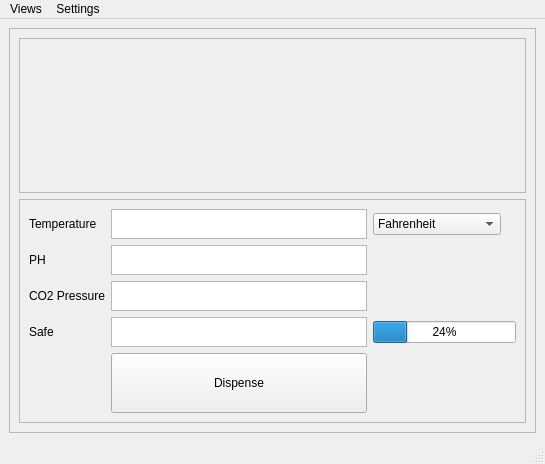
<?xml version="1.0" encoding="UTF-8"?>
<ui version="4.0">
 <class>MainWindow</class>
 <widget class="QMainWindow" name="MainWindow">
  <property name="geometry">
   <rect>
    <x>0</x>
    <y>0</y>
    <width>545</width>
    <height>464</height>
   </rect>
  </property>
  <property name="sizePolicy">
   <sizepolicy hsizetype="Preferred" vsizetype="Preferred">
    <horstretch>0</horstretch>
    <verstretch>0</verstretch>
   </sizepolicy>
  </property>
  <property name="windowTitle">
   <string>MainWindow</string>
  </property>
  <property name="windowIcon">
   <iconset resource="ui/icons.qrc">
    <normaloff>:/images/images/ST_v4 icon transparent small.png</normaloff>:/images/images/ST_v4 icon transparent small.png</iconset>
  </property>
  <widget class="QWidget" name="centralwidget">
   <layout class="QGridLayout" name="gridLayout">
    <item row="0" column="0">
     <widget class="QFrame" name="frame">
      <property name="frameShape">
       <enum>QFrame::StyledPanel</enum>
      </property>
      <property name="frameShadow">
       <enum>QFrame::Raised</enum>
      </property>
      <layout class="QVBoxLayout" name="verticalLayout">
       <item>
        <widget class="QFrame" name="frame_3">
         <property name="frameShape">
          <enum>QFrame::StyledPanel</enum>
         </property>
         <property name="frameShadow">
          <enum>QFrame::Raised</enum>
         </property>
         <layout class="QGridLayout" name="gridLayout_2">
          <item row="0" column="0">
           <widget class="QLabel" name="label_main_logo">
            <property name="sizePolicy">
             <sizepolicy hsizetype="Expanding" vsizetype="Expanding">
              <horstretch>0</horstretch>
              <verstretch>0</verstretch>
             </sizepolicy>
            </property>
            <property name="minimumSize">
             <size>
              <width>10</width>
              <height>60</height>
             </size>
            </property>
            <property name="text">
             <string/>
            </property>
            <property name="pixmap">
             <pixmap resource="ui/icons.qrc">:/images/images/CropTopST Blue words.png</pixmap>
            </property>
            <property name="scaledContents">
             <bool>true</bool>
            </property>
           </widget>
          </item>
         </layout>
        </widget>
       </item>
       <item>
        <widget class="QFrame" name="frame_2">
         <property name="frameShape">
          <enum>QFrame::StyledPanel</enum>
         </property>
         <property name="frameShadow">
          <enum>QFrame::Raised</enum>
         </property>
         <layout class="QGridLayout" name="gridLayout_3">
          <item row="1" column="0">
           <widget class="QLabel" name="label_ph">
            <property name="sizePolicy">
             <sizepolicy hsizetype="Preferred" vsizetype="Fixed">
              <horstretch>0</horstretch>
              <verstretch>0</verstretch>
             </sizepolicy>
            </property>
            <property name="text">
             <string>PH</string>
            </property>
           </widget>
          </item>
          <item row="4" column="1">
           <widget class="QPushButton" name="dispense_button">
            <property name="minimumSize">
             <size>
              <width>0</width>
              <height>60</height>
             </size>
            </property>
            <property name="maximumSize">
             <size>
              <width>16777215</width>
              <height>60</height>
             </size>
            </property>
            <property name="text">
             <string>Dispense</string>
            </property>
           </widget>
          </item>
          <item row="0" column="1">
           <widget class="QPlainTextEdit" name="temp_text_out">
            <property name="sizePolicy">
             <sizepolicy hsizetype="Expanding" vsizetype="Fixed">
              <horstretch>0</horstretch>
              <verstretch>0</verstretch>
             </sizepolicy>
            </property>
            <property name="minimumSize">
             <size>
              <width>60</width>
              <height>30</height>
             </size>
            </property>
            <property name="maximumSize">
             <size>
              <width>16777215</width>
              <height>30</height>
             </size>
            </property>
            <property name="readOnly">
             <bool>true</bool>
            </property>
           </widget>
          </item>
          <item row="0" column="2">
           <widget class="QComboBox" name="comboBox_temp">
            <property name="minimumSize">
             <size>
              <width>128</width>
              <height>0</height>
             </size>
            </property>
            <property name="maximumSize">
             <size>
              <width>128</width>
              <height>16777215</height>
             </size>
            </property>
            <item>
             <property name="text">
              <string>Fahrenheit</string>
             </property>
            </item>
            <item>
             <property name="text">
              <string>Celsius</string>
             </property>
            </item>
           </widget>
          </item>
          <item row="0" column="0">
           <widget class="QLabel" name="label_temp">
            <property name="sizePolicy">
             <sizepolicy hsizetype="Preferred" vsizetype="Fixed">
              <horstretch>0</horstretch>
              <verstretch>0</verstretch>
             </sizepolicy>
            </property>
            <property name="text">
             <string>Temperature</string>
            </property>
           </widget>
          </item>
          <item row="1" column="1">
           <widget class="QPlainTextEdit" name="ph_text_out">
            <property name="sizePolicy">
             <sizepolicy hsizetype="Expanding" vsizetype="Fixed">
              <horstretch>0</horstretch>
              <verstretch>0</verstretch>
             </sizepolicy>
            </property>
            <property name="minimumSize">
             <size>
              <width>60</width>
              <height>30</height>
             </size>
            </property>
            <property name="maximumSize">
             <size>
              <width>16777215</width>
              <height>30</height>
             </size>
            </property>
            <property name="readOnly">
             <bool>true</bool>
            </property>
           </widget>
          </item>
          <item row="3" column="0">
           <widget class="QLabel" name="label_safe">
            <property name="sizePolicy">
             <sizepolicy hsizetype="Preferred" vsizetype="Fixed">
              <horstretch>0</horstretch>
              <verstretch>0</verstretch>
             </sizepolicy>
            </property>
            <property name="text">
             <string>Safe</string>
            </property>
           </widget>
          </item>
          <item row="3" column="1">
           <widget class="QPlainTextEdit" name="safe_state_text_out">
            <property name="sizePolicy">
             <sizepolicy hsizetype="Expanding" vsizetype="Fixed">
              <horstretch>0</horstretch>
              <verstretch>0</verstretch>
             </sizepolicy>
            </property>
            <property name="minimumSize">
             <size>
              <width>60</width>
              <height>30</height>
             </size>
            </property>
            <property name="maximumSize">
             <size>
              <width>16777215</width>
              <height>30</height>
             </size>
            </property>
            <property name="readOnly">
             <bool>true</bool>
            </property>
           </widget>
          </item>
          <item row="2" column="0">
           <widget class="QLabel" name="label_co2">
            <property name="sizePolicy">
             <sizepolicy hsizetype="Preferred" vsizetype="Fixed">
              <horstretch>0</horstretch>
              <verstretch>0</verstretch>
             </sizepolicy>
            </property>
            <property name="text">
             <string>CO2 Pressure</string>
            </property>
           </widget>
          </item>
          <item row="2" column="1">
           <widget class="QPlainTextEdit" name="co2_text_out">
            <property name="sizePolicy">
             <sizepolicy hsizetype="Expanding" vsizetype="Fixed">
              <horstretch>0</horstretch>
              <verstretch>0</verstretch>
             </sizepolicy>
            </property>
            <property name="minimumSize">
             <size>
              <width>60</width>
              <height>30</height>
             </size>
            </property>
            <property name="maximumSize">
             <size>
              <width>16777215</width>
              <height>30</height>
             </size>
            </property>
            <property name="readOnly">
             <bool>true</bool>
            </property>
           </widget>
          </item>
          <item row="3" column="2">
           <widget class="QProgressBar" name="safe_state_progress_bar">
            <property name="value">
             <number>24</number>
            </property>
           </widget>
          </item>
         </layout>
        </widget>
       </item>
      </layout>
     </widget>
    </item>
   </layout>
  </widget>
  <widget class="QMenuBar" name="menubar">
   <property name="geometry">
    <rect>
     <x>0</x>
     <y>0</y>
     <width>545</width>
     <height>24</height>
    </rect>
   </property>
   <widget class="QMenu" name="menuViews">
    <property name="title">
     <string>Views</string>
    </property>
    <addaction name="actionGraphs"/>
    <addaction name="actionCulture_Status"/>
   </widget>
   <widget class="QMenu" name="menuSettings">
    <property name="title">
     <string>Settings</string>
    </property>
    <addaction name="actionShutdown"/>
    <addaction name="actionLights"/>
    <addaction name="actionTank_Setup"/>
   </widget>
   <addaction name="menuViews"/>
   <addaction name="menuSettings"/>
  </widget>
  <widget class="QStatusBar" name="statusbar"/>
  <action name="actionTank_Setup">
   <property name="icon">
    <iconset resource="ui/icons.qrc">
     <normaloff>:/images/images/034-settings.png</normaloff>:/images/images/034-settings.png</iconset>
   </property>
   <property name="text">
    <string>Tank Setup</string>
   </property>
  </action>
  <action name="actionShutdown">
   <property name="icon">
    <iconset resource="ui/icons.qrc">
     <normaloff>:/images/images/009-power button.png</normaloff>:/images/images/009-power button.png</iconset>
   </property>
   <property name="text">
    <string>Shutdown</string>
   </property>
  </action>
  <action name="actionGraphs">
   <property name="icon">
    <iconset resource="ui/icons.qrc">
     <normaloff>:/images/images/045-image.png</normaloff>:/images/images/045-image.png</iconset>
   </property>
   <property name="text">
    <string>Graphs</string>
   </property>
  </action>
  <action name="actionLights">
   <property name="icon">
    <iconset resource="ui/icons.qrc">
     <normaloff>:/images/images/020-brightness.png</normaloff>:/images/images/020-brightness.png</iconset>
   </property>
   <property name="text">
    <string>Lights</string>
   </property>
  </action>
  <action name="actionMain">
   <property name="text">
    <string>Main</string>
   </property>
  </action>
  <action name="actionCulture_Status">
   <property name="icon">
    <iconset resource="ui/icons.qrc">
     <normaloff>:/images/images/048-chat bubble.png</normaloff>:/images/images/048-chat bubble.png</iconset>
   </property>
   <property name="text">
    <string>Culture Status</string>
   </property>
  </action>
 </widget>
 <resources>
  <include location="ui/icons.qrc"/>
 </resources>
 <connections/>
</ui>
